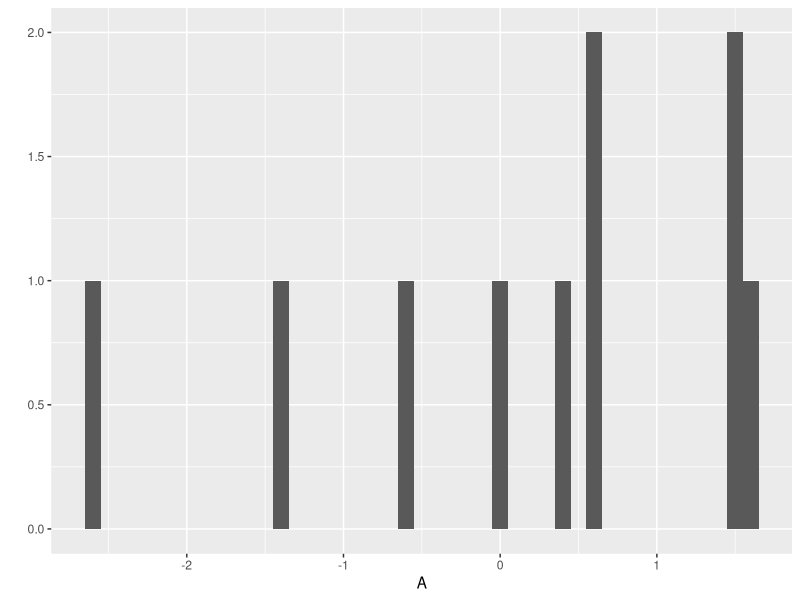
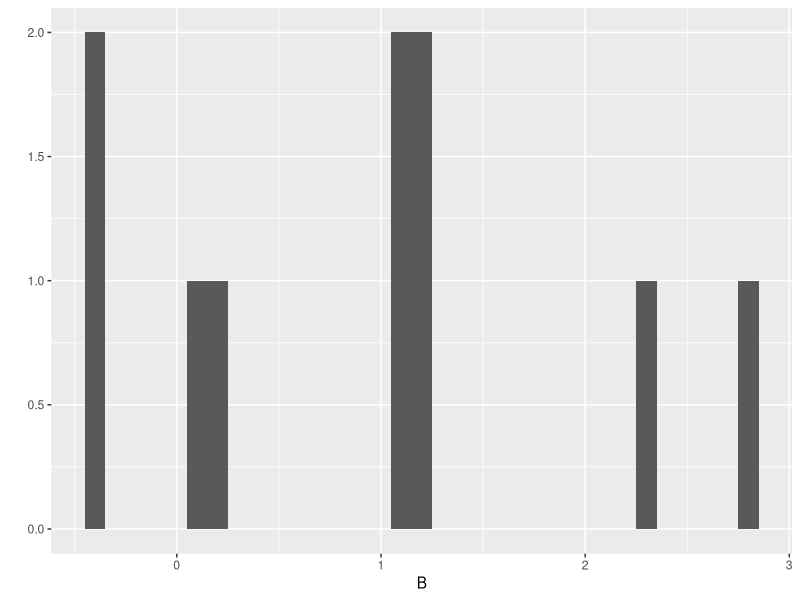
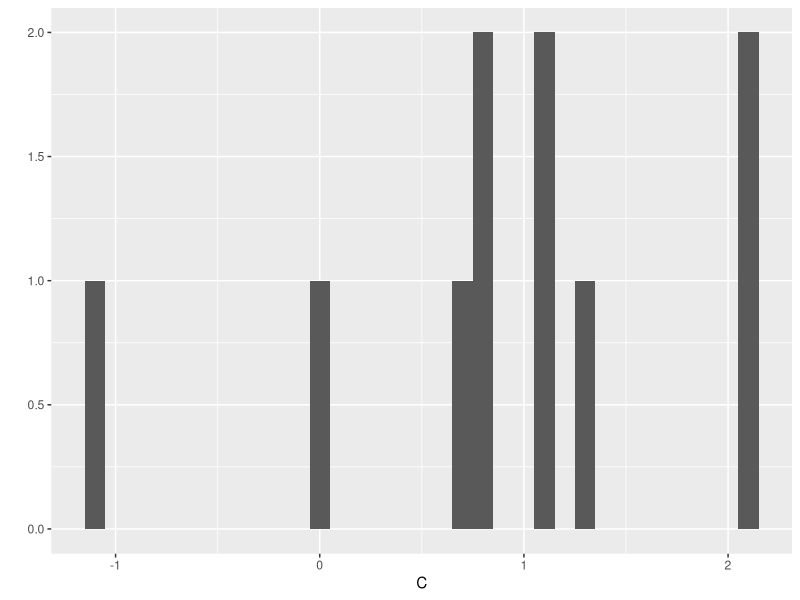
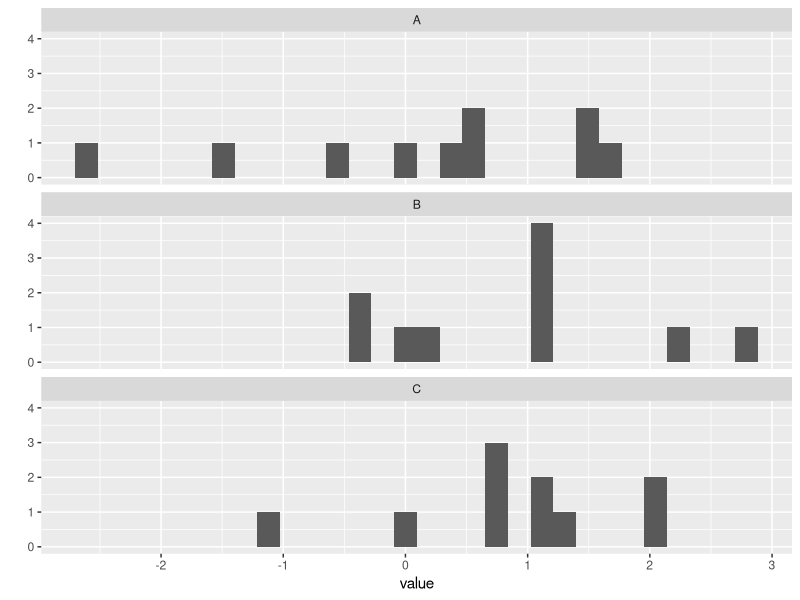
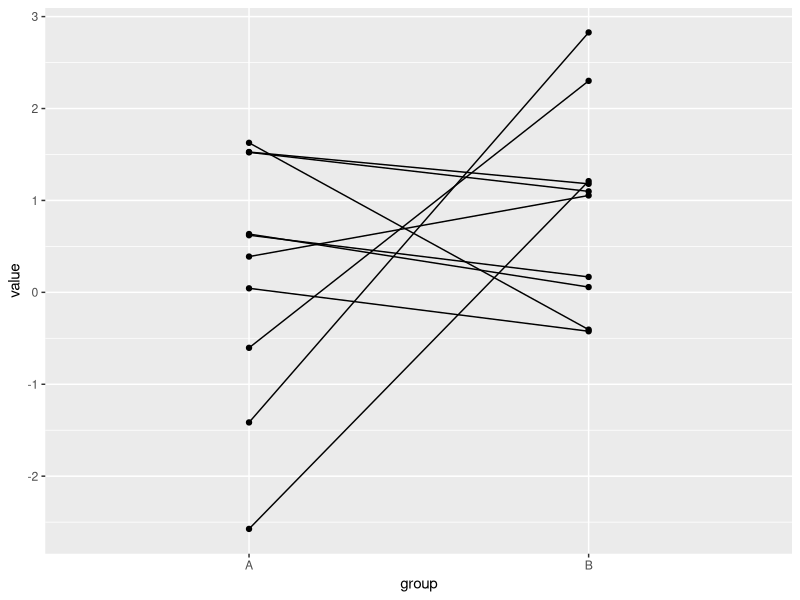
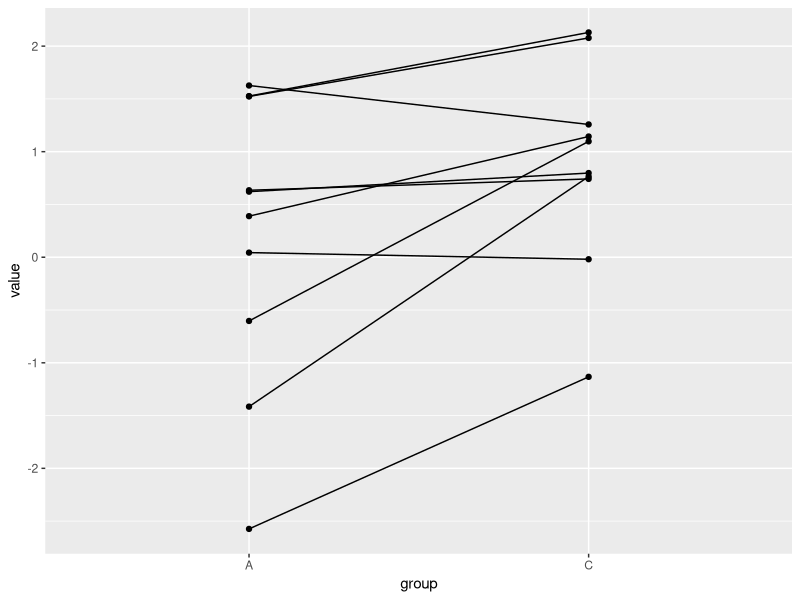

R code for these plots, in order:
library(ggplot2)
library(dplyr)
# 1. 2-sample vs paired t-test setup

# a. 
set.seed(1810)
A <- rnorm(10)
B <- rnorm(10)
C <- 0.5 + (0.8*A) + (sqrt(1-0.8^2)*B)
B <- 0.5 + B
qplot(A,binwidth=0.1)
qplot(B,binwidth=0.1)
qplot(C,binwidth=0.1)
# b. two-sample t-test
prob1 <- t.test(A,B)
prob1
#?pt
#standard error
se <- sqrt( (((sd(A))^2)/length(A)) + (((sd(B))^2)/length(B))  )
# welch's 2-sample t-ratio
t <- (mean(A)-mean(B)) / se
p <- 2*pt(t,prob1$parameter)

# c. paired t-test
#prob1b <- t.test(A,B,paired = TRUE)
diffs <- A-B
prob1b <- t.test(diffs)
prob1b
seb <- (sd(diffs) / (sqrt(length(diffs))))
#seb <- sd(diffs) / (sqrt(8))
tb <- mean(diffs) / seb
pb <- 2*pt(tb,prob1b$parameter)

#fun1 <- (sd(diffs) / (sqrt(length(diffs))))
#fun2 <- (sd(diffs) / sqrt(prob1b$parameter))

# d. comparison (see Homework6_answers.pdf)

# e. 
prob1e <- t.test(A,C)
#prob1e
prob1eb <- t.test(A,C,paired = TRUE)
#prob1eb

q1_data <- data.frame(
  obs=rep(1:10,3),
  value=c(A,B,C),
  group=rep(c("A","B","C"),each=10)
)
q1_data
# Histograms for each sample
qplot(value, data = q1_data) + facet_wrap(~ group, ncol = 1)
# Relationship between pairs of observations, A & B
qplot(group, value, data = filter(q1_data, group != "C"),
      group = obs, geom = c("point", "line"))
# Relationship between pairs of observations, A & C
qplot(group, value, data = filter(q1_data, group != "B"),
      group = obs, geom = c("point", "line"))


# 2. Language transcriptionist
q2_data <- data.frame(
  "sn" = c(1:7),
  "e" = c(15,19,45,35,67,13,33),
  "f" = c(16,18,60,54,70,11,34)
)
# b. 
prob2b <- t.test(q2_data[,"e"],q2_data[,"f"],paired = TRUE)
#prob2b

# 3. Chemist
q3_data <- data.frame(
#  "r" = c(1:8),
  "e" = c(456,222,567,344,222,334,543,447),
  "f" = c(343,242,990,222,344,455,600,323)
)
# b. 
prob3b <- t.test(q3_data[,"e"],q2_data[,"f"])
#prob3b


